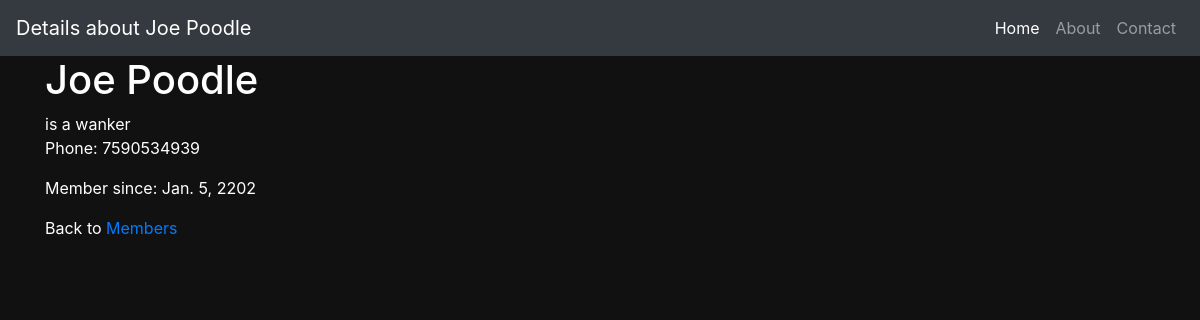
The app's page /members/details/1 with its own data.
### members/models.py (models this page shows)
class Member(models.Model):
    firstname = models.CharField(max_length=255)
    lastname = models.CharField(max_length=255)
    phone = models.IntegerField(null=True)
    joined_date = models.DateField(null=True)

### members/views.py (the view)
# urls.py: path('members/details/<int:id>',views.details,name='details'),
def details(request,id):
    mymember = Member.objects.get(id=id)
    template = loader.get_template('details.html')
    context = {
        'mymember': mymember,
    }
    return HttpResponse(template.render(context,request))

### members/templates/details.html
{% extends "master.html" %}
{% block title %}
  Details about {{ mymember.firstname }} {{ mymember.lastname }}
{% endblock %}
{% block content%}
<h1>{{ mymember.firstname }} {{ mymember.lastname }}</h1> is a wanker
<p>Phone: {{ mymember.phone }}</p>
<p>Member since: {{ mymember.joined_date }}</p>
<p>Back to <a href="/members">Members</a></p>
{% endblock%}

### members/static/css/custom.css (style rules this page uses)
body { background-color: #111; color: #fff; }

### records on screen
Member: firstname "Joe", lastname "Poodle", phone "7590534939", joined_date "Jan. 5, 2202"
